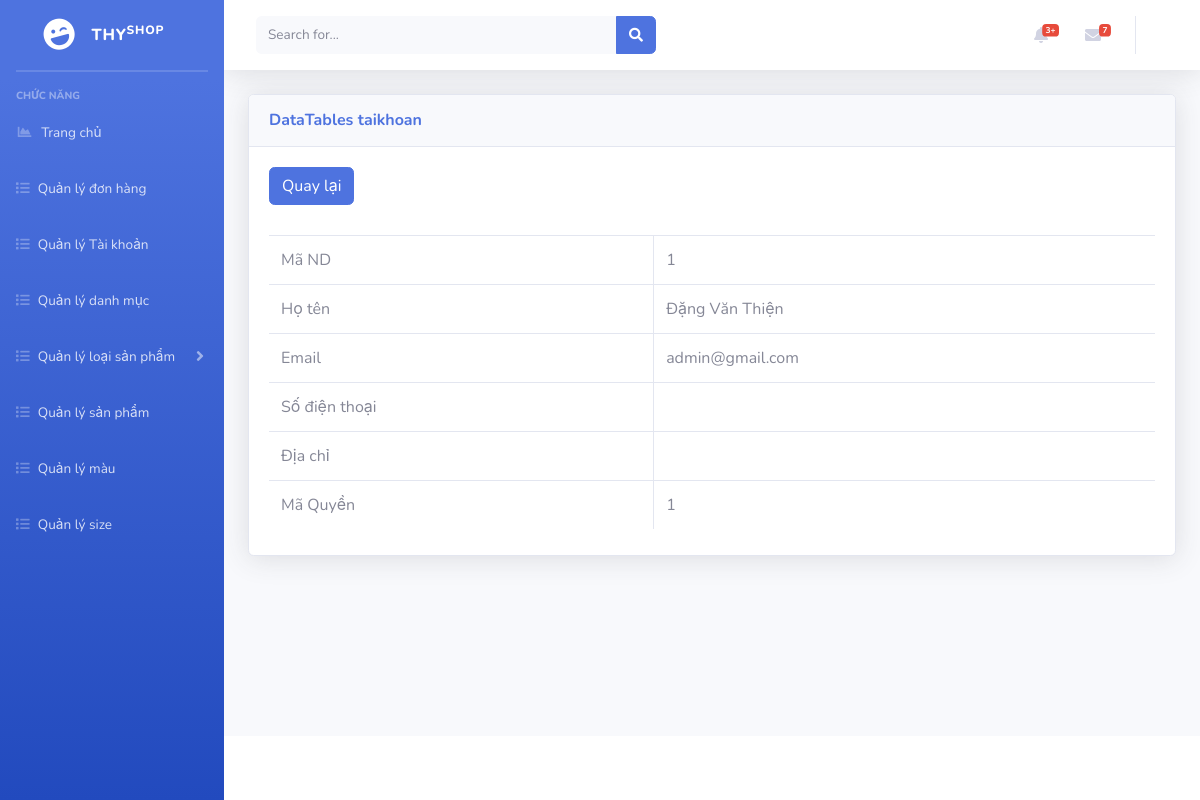
Screenshot of /admin/index.php?mod=taikhoan&act=detail&id=1 with the database file from the repository.
### tables this page shows
CREATE TABLE `nguoidung` (
  `idND` int(11) NOT NULL,
  `tenND` varchar(255) NOT NULL,
  `SDT` varchar(11) DEFAULT NULL,
  `email` varchar(255) NOT NULL,
  `diaChi` varchar(255) DEFAULT NULL,
  `matKhau` varchar(255) NOT NULL,
  `trangThai` int(11) NOT NULL,
  `idQuyen` int(11) NOT NULL,
  `maPX` int(11) DEFAULT NULL
);

### admin/models/connection.php (called while the page is built, shortened)
<?php
    class Connection{
        function __construct()
        {
            $server_name ="localhost";
            $username ="root";
            $password ="";
            $db_name ="shopthy";
            $this->conn = new mysqli($server_name,$username,$password,$db_name);
        }
    }
?>

### admin/models/model.php (called while the page is built, shortened)
<?php
 require_once('./models/connection.php');
class Model
{
    function __construct()
    {
        $conn_obj = new Connection();
        $this->conn = $conn_obj->conn;
    }
}
?>

### admin/controller/taiKhoanController.php (called while the page is built, shortened)
<?php
    require_once('./models/taiKhoanModel.php');
    class taiKhoanController{
        var $tk_model;
        public function __construct()
        {
            $this->tk_model = new taiKhoanModel();
        }
        public function getTaiKhoanById($idND){
            return $this->tk_model->getTaiKhoanById($idND);
        }
    }
?>

### admin/models/taiKhoanModel.php (called while the page is built, shortened)
<?php
    require_once('./models/model.php');
    class taiKhoanModel extends Model {
        public function getTaiKhoanById($idND)
        {
            $sql = "select * from nguoidung where idND = '$idND'";
            $rs = $this->conn->query($sql)->fetch_assoc();
            return $rs;
        }
    }
?>

### admin/views/taikhoan/taiKhoanDetailView.php (the view)
<?php
    require_once('controller/taiKhoanController.php');
    $tk_controller = new taiKhoanController();
    if(isset($_GET['id'])){
        $data = $tk_controller->getTaiKhoanById($_GET['id']);
    }
?>
<a href="?mod=taikhoan" type="button" class="btn btn-primary">Quay lại</a>
<br>
<br>
<table class="table table-bordered" id="dataTable" width="100%" cellspacing="0">
    <tr>
        <td>Mã ND</td>
        <td> <?=$data['idND']?></td>
    </tr>
    <tr>
        <td>Họ tên</td>
        <td><?=$data['tenND'] ?></td>
    </tr>
    <tr>
        <td>Email</td>
        <td><?=$data['email'] ?></td>
    </tr>
    <tr>
        <td>Số điện thoại</td>
        <td><?=$data['SDT'] ?></td>
    </tr>
    <tr>
        <td>Địa chỉ</td>
        <td><?=$data['diaChi']?></td>
    </tr>
    <tr>
        <td>Mã Quyền</td>
        <td><?=$data['idQuyen'] ?></td>
    </tr>
</table>

### rows the page displays
nguoidung: idND "1", tenND "Đặng Văn Thiện", email "admin@gmail.com", idQuyen "1"

### other values shown
$mod "taikhoan"
